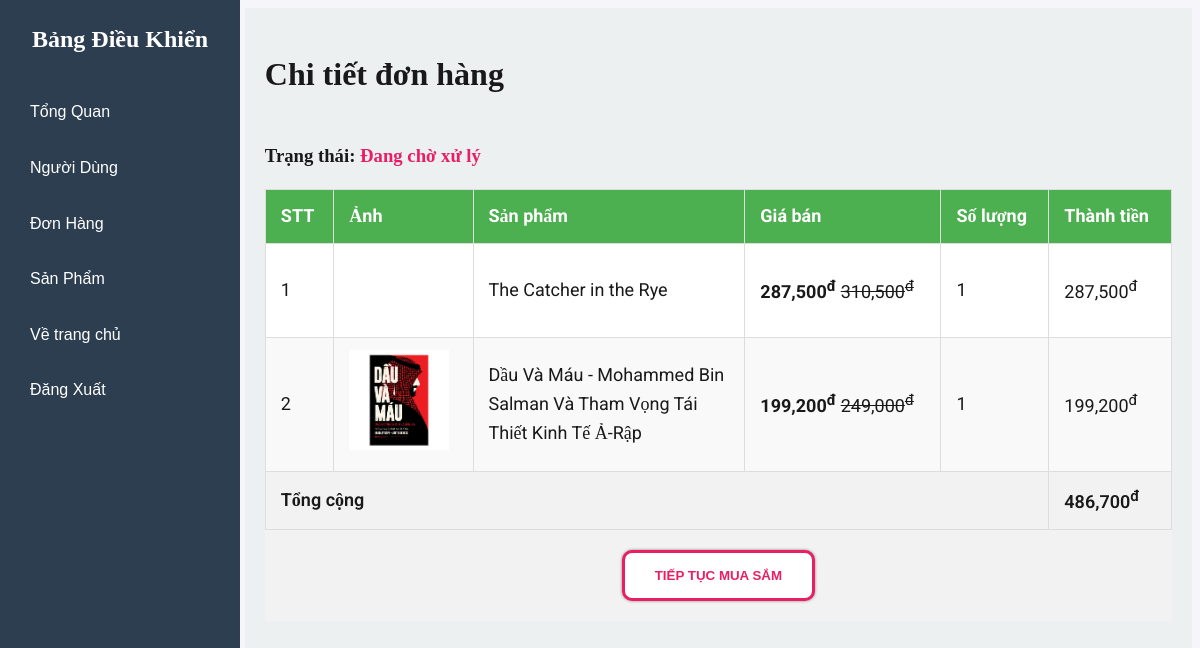
Page /admin.php?ctrl=order&view=orderDetailAdmin&id=19 (signed in) on the committed database.
### tables this page shows
CREATE TABLE `order_detail` (
  `id` int NOT NULL,
  `order_id` int NOT NULL,
  `product_id` int NOT NULL,
  `quantity` int NOT NULL
);

CREATE TABLE `books` (
  `id` int NOT NULL,
  `title` varchar(255) NOT NULL,
  `author` varchar(255) NOT NULL,
  `price` int NOT NULL,
  `discounted_price` int DEFAULT NULL,
  `published_date` date DEFAULT NULL,
  `description` text,
  `cover_image` varchar(255) DEFAULT NULL,
  `image_urls` json DEFAULT NULL,
  `discount_percentage` decimal(10,0) DEFAULT NULL,
  `category_id` int DEFAULT NULL,
  `status` enum('Còn hàng','Hết hàng') NOT NULL DEFAULT 'Còn hàng',
  `AnHien` enum('0','1') NOT NULL DEFAULT '1' COMMENT '0: ẩn, 1: hiện'
);

### models/pdo.php (called while the page is built, shortened)
<?php
function pdo_query($sql)
{
    global $conn;
    $stmt = $conn->prepare($sql);
    $stmt->execute();
    return $stmt->fetchAll();
}
function pdo_query_one($sql)
{
    global $conn;
    $stmt = $conn->prepare($sql);
    $stmt->execute();
    return $stmt->fetch();
}

### models/m_order.php (called while the page is built, shortened)
<?php
include_once 'pdo.php';
function order_getById($order_id)
{
    return pdo_query_one("SELECT * FROM orders WHERE id = $order_id");
}
function orderDetail_getByOrderIdFromAdmin($order_id)
{
    return pdo_query("SELECT
        o.id as order_id,
        o.status,
        b.id as product_id,
        b.title,
        b.cover_image,
        bd.quantity,
        b.price,
        b.discounted_price
    FROM
        order_detail bd
    INNER JOIN orders o ON bd.order_id = o.id
    INNER JOIN books b ON bd.product_id = b.id
    WHERE
        o.id = $order_id
    ");
}

### views/v_order_detailAdmin.php (the view, shortened to what this page needs)
<div class="main-content">
    <div class="base-container-for-cart">
        <h1 class="title title">Chi tiết đơn hàng</h1>
        <div class="cart-container">
            <table class="cart-table" border="1" style="width:100%">
                <div class="hello-row">
                    <h3 class="cart-hello title">Trạng thái:
                        <?php if ($order['status'] == 'Pending') : ?>
                        <span>Đang chờ xử lý</span>
                        <?php elseif ($order['status'] == 'Processing') : ?>
                        <span>Đang xử lý</span>
                        <?php elseif ($order['status'] == 'Delivered') : ?>
                        <span>Đã giao cho đơn vị vận chuyển</span>
                        <?php elseif ($order['status'] == 'Finish') : ?>
                        <span>Đã giao</span>
                        <?php else : ?>
                        <span>Đã hủy</span>
                        <?php endif; ?>
                    </h3>
                </div>
                <thead>
                    <tr>
                        <th>STT</th>
                        <th>Ảnh</th>
                        <th>Sản phẩm</th>
                        <th>Giá bán</th>
                        <th>Số lượng</th>
                        <th>Thành tiền</th>
                    </tr>
                <tbody>
                    <?php
                    $tong = 0;
                    $i = 1;
                    foreach ($order_detail as $sp) : ?>
                    <tr>
                        <td><?= $i++ ?></td>
                        <td><img src="public/img/All/<?= $sp['cover_image'] ?>" alt=""></td>
                        <td style="width:30%"><?= $sp['title'] ?></td>
                        <td>
                            <?php if (isset($sp['discounted_price'])) : ?>
                            <p>
                                <strong><?= number_format($sp['discounted_price']) ?><sup>đ</sup></strong>
                                <del><?= number_format($sp['price']) ?><sup>đ</sup></del>
                            </p>
                            <?php else : ?>
                            <p>
                                <?= number_format($sp['price']) ?><sup>đ</sup>
                            </p>
                            <?php endif; ?>
                        </td>
                        <td>
                            <?= $sp['quantity'] ?>
                        </td>
                        <td>
                            <?php if (isset($sp['discounted_price'])) {
                                    $thanhTien = $sp['discounted_price'] * $sp['quantity'];
                                } else {
                                    $thanhTien = $sp['price'] * $sp['quantity'];
                                }
                                $tong += $thanhTien;
                                ?>
                            <?= number_format($thanhTien) ?><sup>đ</sup>
                        </td>
                    </tr>
                    <?php endforeach; ?>
                </tbody>
                <tfoot>
                    <td colspan="5">Tổng cộng</td>
                    <td><?= number_format($tong) ?><sup>đ</sup></td>
                </tfoot>
                </thead>
            </table>
            <div class="btn-cart">
                <a href="?ctrl=page&view=home"><button class="btn-continue">TIẾP TỤC MUA SẮM</button></a>
            </div>
        </div>
    </div>
</div>

### admin.php (shortened to what this page needs)
<?php
switch ($_GET['ctrl']) {
    case 'order':
        include_once 'controllers/c_order.php';
        break;
}

### controllers/c_order.php (shortened to what this page needs)
<?php
switch ($_GET['view']) {
    case 'orderDetailAdmin':
        include_once 'models/m_order.php';
        $order = order_getById($_GET['id']);
        $order_detail = orderDetail_getByOrderIdFromAdmin($order['id']);
        include_once 'views/t_headerAdmin.php';
        include_once 'views/t_asideAdmin.php';
        include_once 'views/v_order_detailAdmin.php';
        include_once 'views/t_footerAdmin.php';
        break;
}

### views/t_headerAdmin.php (shortened to what this page needs)
<!DOCTYPE html>
<html lang="vi">
<head>
    <link rel="stylesheet" href="public\css\admin.css">
    <link rel="stylesheet" href="public\css\base.css">
    <link rel="stylesheet" href="public\css\modal.css">
    <link rel="stylesheet" href="public\css\style.css">
    <link rel="stylesheet" href="public\css\news.css">
    <link rel="stylesheet" type="text/css"
        href="https://cdnjs.cloudflare.com/ajax/libs/font-awesome/6.6.0/css/all.min.css">
</head>
<div class="admin-container">

### views/t_asideAdmin.php (shortened to what this page needs)
<div id="sidebar" class="sidebar" style="display:block">
    <h2 class="title">Bảng Điều Khiển</h2>
    <ul>
        <li><a href=" admin.php?ctrl=page&view=dashboard">Tổng Quan</a></li>
        <li><a href="admin.php?ctrl=user&view=userAdmin">Người Dùng</a></li>
        <li><a href="admin.php?ctrl=order&view=orderAdmin">Đơn Hàng</a></li>
        <li><a href="admin.php?ctrl=product&view=productAdmin">Sản Phẩm</a></li>
        <li><a href="index.php?ctrl=page&view=home">Về trang chủ</a></li>
        <li><a href="admin.php?ctrl=user&view=logout">Đăng Xuất</a></li>
    </ul>
</div>

### views/t_footerAdmin.php
</div>

### public/css/admin.css (style rules this page uses)
.admin-container { display: flex; gap : 10px; }
.sidebar { width : 20%; background-color: #2c3e50; color : white; position : fixed; height : 100%; top : 0; left : 0; padding : 20px; box-sizing : border-box; transition : all 0.3s ease; }
.sidebar h2 { text-align : center; margin : 0; padding-bottom: 15px; }
.sidebar ul { list-style-type: none; padding : 0; }
.sidebar ul li { margin: 10px 0; }
.sidebar ul li a { color : white; text-decoration: none; display : block; padding : 10px; border-radius : 5px; }
.main-content { margin-left : 20%; padding : 20px; box-sizing : border-box; width : 80%; background-color: #ecf0f1; min-height : 100vh; display : flex; flex-direction : column; transition : all 0.3s ease; }
button { background-color: #3498db; color : white; padding : 10px 20px; border : none; border-radius : 5px; cursor : pointer; }

### public/css/base.css (style rules this page uses)
:root { --color-primary : #e91e63; --color-secondary: #FFC800; --color-neutral : #F5F5FA; --color-text : rgb(25, 25, 25); --color-accent : #4CAF50; --font: "Roboto"; }
.base-container-for-cart { width : 100%; max-width : 1140px; margin-left : auto; margin-right : auto; }
.title { font-family: "Font Awesome 6"; }

### public/css/style.css (style rules this page uses)
.cart-table { width : 100%; border-collapse : collapse; font-size : 18px; text-align : left; font-weight : normal; font-family : var(--font); background-color: white; }
.cart-table th, .cart-table td { padding: 12px 15px; border : 1px solid #ddd; }
.cart-table thead th { background-color: #4CAF50; color : white; }
.cart-table tbody tr:nth-of-type(even) { background-color: #f9f9f9; }
.cart-table td img { max-width: 100px; height : auto; }
.cart-table tfoot td { font-weight : 600; background-color: #f2f2f2; }
.hello-row { display : flex; justify-content: space-between; }
h3.cart-hello span { color: var(--color-primary); }
.cart-container .btn-cart { display : flex; justify-content : center; align-items : center; padding : 20px 0; gap : 12px; background-color: #f2f2f2; }
.cart-container .btn-order, .cart-container .btn-order:hover, .cart-container .btn-continue, .cart-container .btn-continue:hover { box-sizing: border-box; }
.btn-continue { border-radius : 10px; text-align : center; padding : 15px 30px; background-color: white; border : 3px solid var(--color-primary); color : var(--color-primary); font-weight : 600; cursor : pointer; box-shadow : 0 0 3px gray; }

### rows in the picture
order_detail: product.title "The Catcher in the Rye", product.discounted_price "287,500", product.price "310,500", quantity "1", thanhTien "287,500"
order_detail: product.cover_image (picture), product.title "Dầu Và Máu - Mohammed Bin Salman Và Tham Vọng Tái Thiết Kinh Tế Ả-Rập", product.discounted_price "199,200", product.price "249,000", quantity "1", thanhTien "199,200"

### other values in the picture
$tong "486,700"
